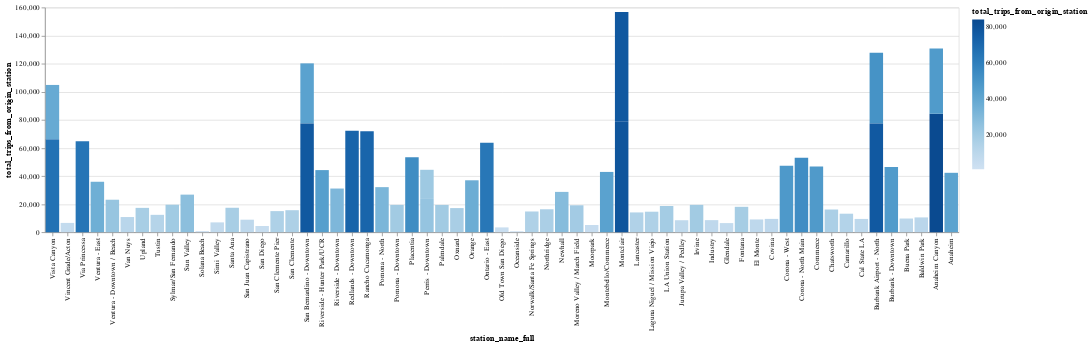

The cell this chart's notebook holds for it:
### Code cell
base = alt.Chart(summary).encode(
    y=alt.Y('total_trips_from_origin_station:Q').stack('zero'),
    x=alt.X('station_name_full:O').sort('-x'),
    text=alt.Text('total_trips_from_origin_station:Q', format='.0f')
)

bars = base.mark_bar(
    tooltip=alt.expr("luminance(scale('color', datum.sum_yield))")
).encode(
    color='total_trips_from_origin_station:Q'
)


bars
